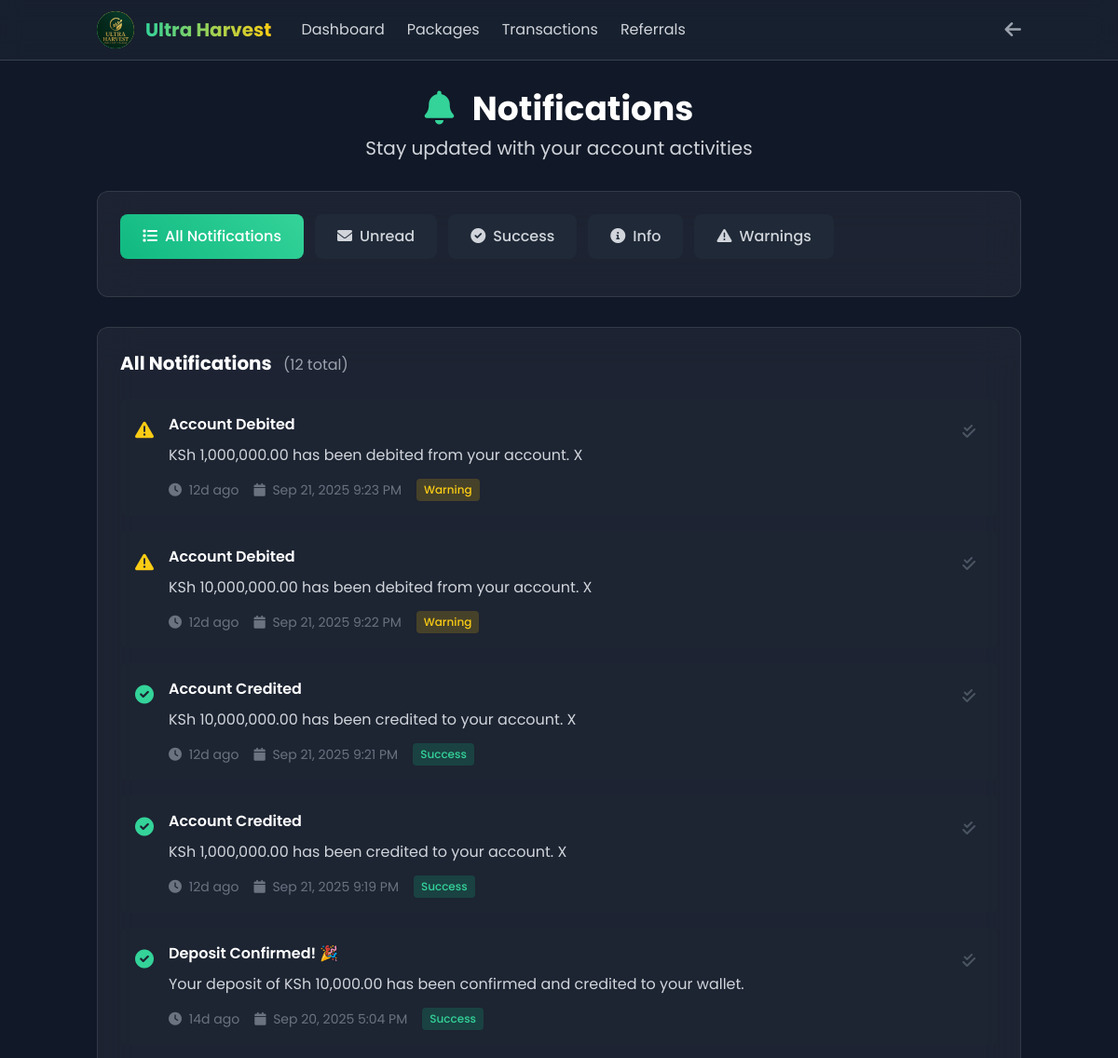
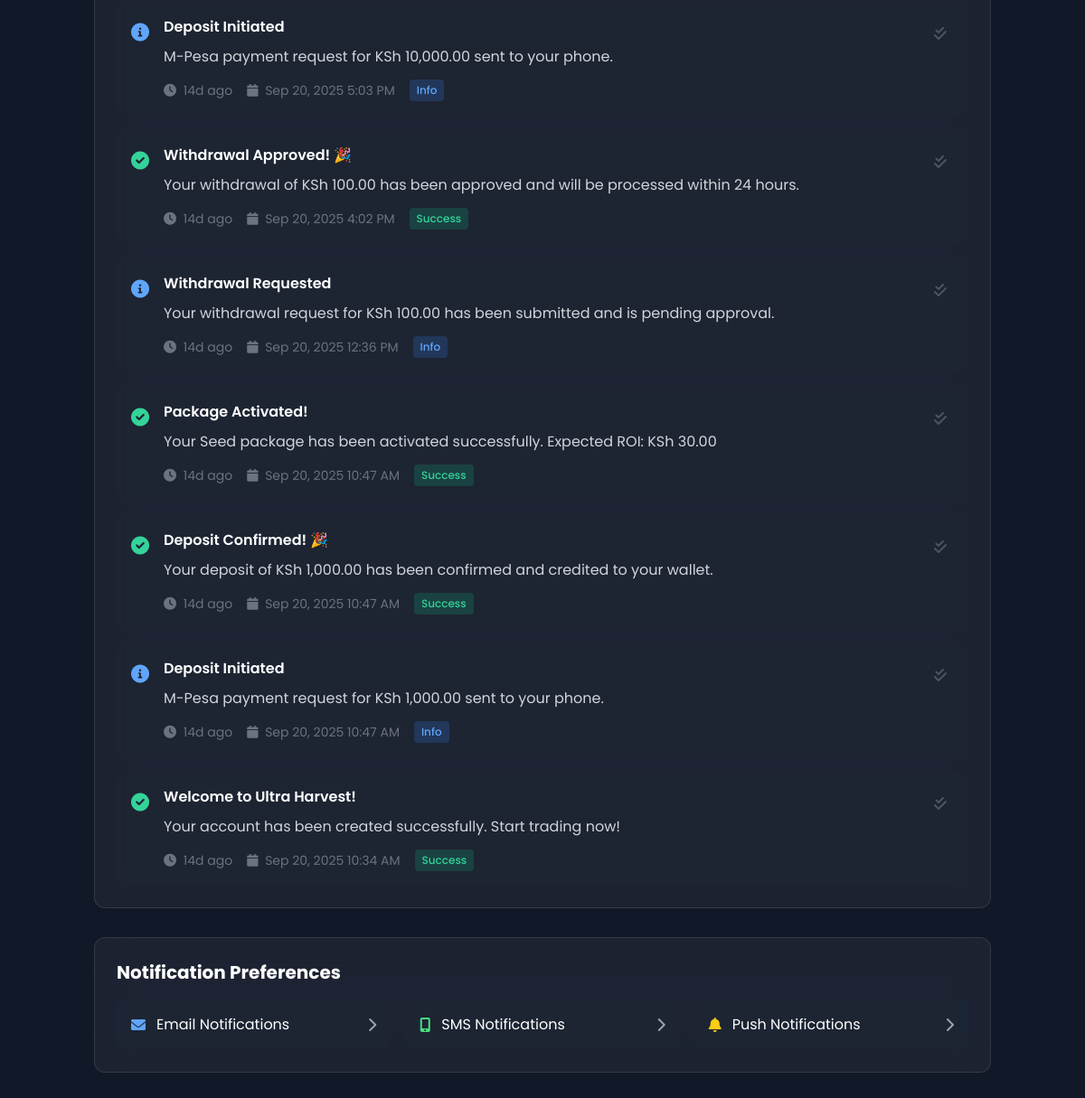
Page /user/notifications.php (signed in) on the committed database (2 pictures, top to bottom).
### tables this page shows
CREATE TABLE `notifications` (
  `id` int(11) NOT NULL,
  `user_id` int(11) DEFAULT NULL,
  `title` varchar(255) NOT NULL,
  `message` text NOT NULL,
  `type` enum('info','success','warning','error') DEFAULT 'info',
  `is_read` tinyint(1) DEFAULT 0,
  `is_global` tinyint(1) DEFAULT 0,
  `created_at` timestamp NULL DEFAULT current_timestamp()
);

### config/database.php (called while the page is built, shortened)
<?php
function timeAgo($datetime) {
    $time = time() - strtotime($datetime);
    if ($time < 2592000) return floor($time/86400) . 'd ago';
    return floor($time/31536000) . 'y ago';
}
?>

### user/notifications.php (the view, shortened to what this page needs)
<?php
require_once '../config/database.php';
$user_id = $_SESSION['user_id'];
$filter = $_GET['filter'] ?? 'all';
$page = max(1, (int)($_GET['page'] ?? 1));
$limit = 20;
$offset = ($page - 1) * $limit;
$where_conditions = ["(user_id = ? OR is_global = 1)"];
$params = [$user_id];
$where_clause = implode(' AND ', $where_conditions);
$count_sql = "
    SELECT COUNT(*) as total FROM (
        SELECT MIN(id) as min_id
        FROM notifications
        WHERE $where_clause
        GROUP BY title, message, type, DATE(created_at), user_id
    ) as unique_notifications
";
$stmt = $db->prepare($count_sql);
$stmt->execute($params);
$total_records = $stmt->fetch()['total'];
$sql = "
    SELECT id, title, message, type, is_read, created_at, user_id, is_global
    FROM notifications
    WHERE $where_clause
    GROUP BY title, message, type, DATE(created_at), user_id
    HAVING id = MIN(id)
    ORDER BY created_at DESC
    LIMIT $limit OFFSET $offset
";
$stmt = $db->prepare($sql);
$stmt->execute($params);
$notifications = $stmt->fetchAll();
$stmt = $db->prepare("
    SELECT COUNT(*) as unread_count
    FROM notifications
    WHERE (user_id = ? OR is_global = 1) AND is_read = 0
");
$stmt->execute([$user_id]);
$unread_count = $stmt->fetch()['unread_count'];
?>
<!DOCTYPE html>
<html lang="en">
<head>
    <script src="https://cdn.tailwindcss.com"></script>
    <link rel="stylesheet" href="https://cdnjs.cloudflare.com/ajax/libs/font-awesome/6.0.0/css/all.min.css">
</head>
<body class="bg-gray-900 text-white min-h-screen">
    <header class="bg-gray-800/50 backdrop-blur-md border-b border-gray-700 sticky top-0 z-50">
        <div class="container mx-auto px-4">
            <div class="flex items-center justify-between h-16">
                <div class="flex items-center space-x-8">
                    <a href="/user/dashboard.php" class="flex items-center space-x-3">
                       <div class="w-10 h-10 rounded-full overflow-hidden" style="background: linear-gradient(45deg, #10b981, #fbbf24);">
                        <img src="/ultra%20Harvest%20Logo.jpg" alt="Ultra Harvest Global" style="width: 100%; height: 100%; object-fit: cover; border-radius: 50%;">
                    </div>
                        <span class="text-xl font-bold bg-gradient-to-r from-emerald-400 to-yellow-400 bg-clip-text text-transparent">
                        </span>
                    </a>
                    <nav class="hidden md:flex space-x-6">
                        <a href="/user/dashboard.php" class="text-gray-300 hover:text-emerald-400 transition">Dashboard</a>
                        <a href="/user/packages.php" class="text-gray-300 hover:text-emerald-400 transition">Packages</a>
                        <a href="/user/transactions.php" class="text-gray-300 hover:text-emerald-400 transition">Transactions</a>
                        <a href="/user/referrals.php" class="text-gray-300 hover:text-emerald-400 transition">Referrals</a>
                    </nav>
                </div>
                <div class="flex items-center space-x-4">
                    <a href="/user/dashboard.php" class="text-gray-400 hover:text-white">
                        <i class="fas fa-arrow-left text-xl"></i>
                    </a>
                </div>
            </div>
        </div>
    </header>
    <main class="container mx-auto px-4 py-8">
        <div class="text-center mb-8">
            <h1 class="text-4xl font-bold mb-2">
                <i class="fas fa-bell text-emerald-400 mr-3"></i>
                Notifications
            </h1>
            <p class="text-xl text-gray-300">Stay updated with your account activities</p>
        </div>
        <section class="mb-8">
            <div class="glass-card rounded-xl p-6">
                <div class="flex flex-wrap gap-3 mb-4">
                    <a href="?filter=all" class="filter-btn px-6 py-3 rounded-lg font-medium transition <?php echo $filter === 'all' ? 'active' : 'bg-gray-800 text-gray-300 hover:bg-gray-700'; ?>">
                        <i class="fas fa-list mr-2"></i>All Notifications
                    </a>
                    <a href="?filter=unread" class="filter-btn px-6 py-3 rounded-lg font-medium transition <?php echo $filter === 'unread' ? 'active' : 'bg-gray-800 text-gray-300 hover:bg-gray-700'; ?>">
                        <i class="fas fa-envelope mr-2"></i>Unread <?php echo $unread_count > 0 ? "($unread_count)" : ''; ?>
                    </a>
                    <a href="?filter=success" class="filter-btn px-6 py-3 rounded-lg font-medium transition <?php echo $filter === 'success' ? 'active' : 'bg-gray-800 text-gray-300 hover:bg-gray-700'; ?>">
                        <i class="fas fa-check-circle mr-2"></i>Success
                    </a>
                    <a href="?filter=info" class="filter-btn px-6 py-3 rounded-lg font-medium transition <?php echo $filter === 'info' ? 'active' : 'bg-gray-800 text-gray-300 hover:bg-gray-700'; ?>">
                        <i class="fas fa-info-circle mr-2"></i>Info
                    </a>
                    <a href="?filter=warning" class="filter-btn px-6 py-3 rounded-lg font-medium transition <?php echo $filter === 'warning' ? 'active' : 'bg-gray-800 text-gray-300 hover:bg-gray-700'; ?>">
                        <i class="fas fa-exclamation-triangle mr-2"></i>Warnings
                    </a>
                </div>
            </div>
        </section>
        <section class="glass-card rounded-xl p-6">
            <div class="flex items-center justify-between mb-6">
                <h2 class="text-xl font-bold text-white">
                    <?php
                    $filter_names = [
                        'all' => 'All Notifications',
                        'unread' => 'Unread Notifications',
                        'success' => 'Success Notifications',
                        'info' => 'Info Notifications',
                        'warning' => 'Warning Notifications',
                        'error' => 'Error Notifications'
                    ];
                    echo $filter_names[$filter] ?? 'Notifications';
                    ?>
                    <span class="text-gray-400 text-base font-normal ml-2">(<?php echo number_format($total_records); ?> total)</span>
                </h2>
            </div>
            <?php if (empty($notifications)): ?>
                <div class="text-center py-12">
                    <i class="fas fa-bell-slash text-6xl text-gray-600 mb-4"></i>
                    <h3 class="text-xl font-bold text-gray-400 mb-2">No notifications found</h3>
                    <p class="text-gray-500">
                        <?php if ($filter === 'unread'): ?>
                            You're all caught up! No unread notifications.
                        <?php else: ?>
                            You haven't received any notifications yet.
                        <?php endif; ?>
                    </p>
                </div>
            <?php else: ?>
                <div class="space-y-4">
                    <?php foreach ($notifications as $notification): ?>
                    <div class="notification-item p-4 rounded-lg <?php echo $notification['is_read'] ? 'bg-gray-800/30' : 'unread bg-gray-800/50'; ?>" data-notification-id="<?php echo $notification['id']; ?>">
                        <div class="flex items-start justify-between">
                            <div class="flex items-start space-x-4 flex-1">
                                <div class="flex-shrink-0 mt-1">
                                    <i class="fas <?php
                                    echo match($notification['type']) {
                                        'success' => 'fa-check-circle text-emerald-400',
                                        'warning' => 'fa-exclamation-triangle text-yellow-400',
                                        'error' => 'fa-exclamation-circle text-red-400',
                                        default => 'fa-info-circle text-blue-400'
                                    };
                                    ?> text-xl"></i>
                                </div>
                                <div class="flex-1 min-w-0">
                                    <div class="flex items-center space-x-2 mb-2">
                                        <h3 class="font-semibold text-white"><?php echo htmlspecialchars($notification['title']); ?></h3>
                                    </div>
                                    <p class="text-gray-300 mb-3 leading-relaxed"><?php echo htmlspecialchars($notification['message']); ?></p>
                                    <div class="flex items-center space-x-4 text-sm text-gray-500">
                                        <span>
                                            <i class="fas fa-clock mr-1"></i>
                                            <?php echo timeAgo($notification['created_at']); ?>
                                        </span>
                                        <span>
                                            <i class="fas fa-calendar mr-1"></i>
                                            <?php echo date('M j, Y g:i A', strtotime($notification['created_at'])); ?>
                                        </span>
                                        <span class="px-2 py-1 rounded text-xs font-medium <?php
                                        echo match($notification['type']) {
                                            'success' => 'bg-emerald-500/20 text-emerald-400',
                                            'warning' => 'bg-yellow-500/20 text-yellow-400',
                                            'error' => 'bg-red-500/20 text-red-400',
                                            default => 'bg-blue-500/20 text-blue-400'
                                        };
                                        ?>">
                                            <?php echo ucfirst($notification['type']); ?>
                                        </span>
                                    </div>
                                </div>
                            </div>
                            <div class="flex items-center space-x-2 ml-4">
                                <?php if (!$notification['is_read']): ?>
                                    <form method="POST" class="inline">
                                        <input type="hidden" name="csrf_token" value="<?php echo generateCSRFToken(); ?>">
                                        <input type="hidden" name="action" value="mark_read">
                                        <input type="hidden" name="notification_id" value="<?php echo $notification['id']; ?>">
                                        <button type="submit" class="p-2 text-gray-400 hover:text-emerald-400 transition" title="Mark as read">
                                            <i class="fas fa-check"></i>
                                        </button>
                                    </form>
                                <?php else: ?>
                                    <span class="p-2 text-gray-600" title="Already read">
                                        <i class="fas fa-check-double"></i>
                                    </span>
                                <?php endif; ?>
                            </div>
                        </div>
                    </div>
                    <?php endforeach; ?>
                </div>
            <?php endif; ?>
        </section>
        <section class="mt-8">
            <div class="glass-card rounded-xl p-6">
                <h2 class="text-xl font-bold text-white mb-4">Notification Preferences</h2>
                <div class="grid md:grid-cols-2 lg:grid-cols-3 gap-4">
                    <a href="/user/settings.php#notifications" class="flex items-center justify-between p-4 bg-gray-800/50 rounded-lg hover:bg-gray-700/50 transition">
                        <div class="flex items-center space-x-3">
                            <i class="fas fa-envelope text-blue-400"></i>
                            <span class="text-white">Email Notifications</span>
                        </div>
                        <i class="fas fa-chevron-right text-gray-400"></i>
                    </a>
                    <a href="/user/settings.php#notifications" class="flex items-center justify-between p-4 bg-gray-800/50 rounded-lg hover:bg-gray-700/50 transition">
                        <div class="flex items-center space-x-3">
                            <i class="fas fa-mobile-alt text-green-400"></i>
                            <span class="text-white">SMS Notifications</span>
                        </div>
                        <i class="fas fa-chevron-right text-gray-400"></i>
                    </a>
                    <a href="/user/settings.php#notifications" class="flex items-center justify-between p-4 bg-gray-800/50 rounded-lg hover:bg-gray-700/50 transition">
                        <div class="flex items-center space-x-3">
                            <i class="fas fa-bell text-yellow-400"></i>
                            <span class="text-white">Push Notifications</span>
                        </div>
                        <i class="fas fa-chevron-right text-gray-400"></i>
                    </a>
                </div>
            </div>
        </section>
    </main>
</body>
</html>

### user/notifications.php (style rules this page uses)
* { font-family: 'Poppins', sans-serif; }
.glass-card { backdrop-filter: blur(20px); background: rgba(255, 255, 255, 0.05); border: 1px solid rgba(255, 255, 255, 0.1); }
.filter-btn.active { background: linear-gradient(45deg, #10b981, #34d399); color: white; }
.notification-item { transition: all 0.3s ease; }

### rows in the picture
notifications: title "Account Debited", message "KSh 1,000,000.00 has been debited from your account. X", created_at "12d ago", created_at "Sep 21, 2025 9:23 PM", type "Warning", is_read 1 (drawn)
notifications: title "Account Debited", message "KSh 10,000,000.00 has been debited from your account. X", created_at "12d ago", created_at "Sep 21, 2025 9:22 PM", type "Warning", is_read 1 (drawn)
notifications: title "Account Credited", message "KSh 10,000,000.00 has been credited to your account. X", created_at "12d ago", created_at "Sep 21, 2025 9:21 PM", type "Success", is_read 1 (drawn)
notifications: title "Account Credited", message "KSh 1,000,000.00 has been credited to your account. X", created_at "12d ago", created_at "Sep 21, 2025 9:19 PM", type "Success", is_read 1 (drawn)
notifications: title "Deposit Confirmed! 🎉", message "Your deposit of KSh 10,000.00 has been confirmed and credited to your wallet.", created_at "14d ago", created_at "Sep 20, 2025 5:04 PM", type "Success", is_read 1 (drawn)
notifications: title "Deposit Initiated", message "M-Pesa payment request for KSh 10,000.00 sent to your phone.", created_at "14d ago", created_at "Sep 20, 2025 5:03 PM", type "Info", is_read 1 (drawn)
notifications: title "Withdrawal Approved! 🎉", message "Your withdrawal of KSh 100.00 has been approved and will be processed within 24 hours.", created_at "14d ago", created_at "Sep 20, 2025 4:02 PM", type "Success", is_read 1 (drawn)
notifications: title "Withdrawal Requested", message "Your withdrawal request for KSh 100.00 has been submitted and is pending approval.", created_at "14d ago", created_at "Sep 20, 2025 12:36 PM", type "Info", is_read 1 (drawn)
notifications: title "Package Activated!", message "Your Seed package has been activated successfully. Expected ROI: KSh 30.00", created_at "14d ago", created_at "Sep 20, 2025 10:47 AM", type "Success", is_read 1 (drawn)
notifications: title "Deposit Confirmed! 🎉", message "Your deposit of KSh 1,000.00 has been confirmed and credited to your wallet.", created_at "14d ago", created_at "Sep 20, 2025 10:47 AM", type "Success", is_read 1 (drawn)
notifications: title "Deposit Initiated", message "M-Pesa payment request for KSh 1,000.00 sent to your phone.", created_at "14d ago", created_at "Sep 20, 2025 10:47 AM", type "Info", is_read 1 (drawn)
notifications: title "Welcome to Ultra Harvest!", message "Your account has been created successfully. Start trading now!", created_at "14d ago", created_at "Sep 20, 2025 10:34 AM", type "Success", is_read 1 (drawn)

### other values in the picture
$filter_names[$filter] "All Notifications"
$total_records "12"
